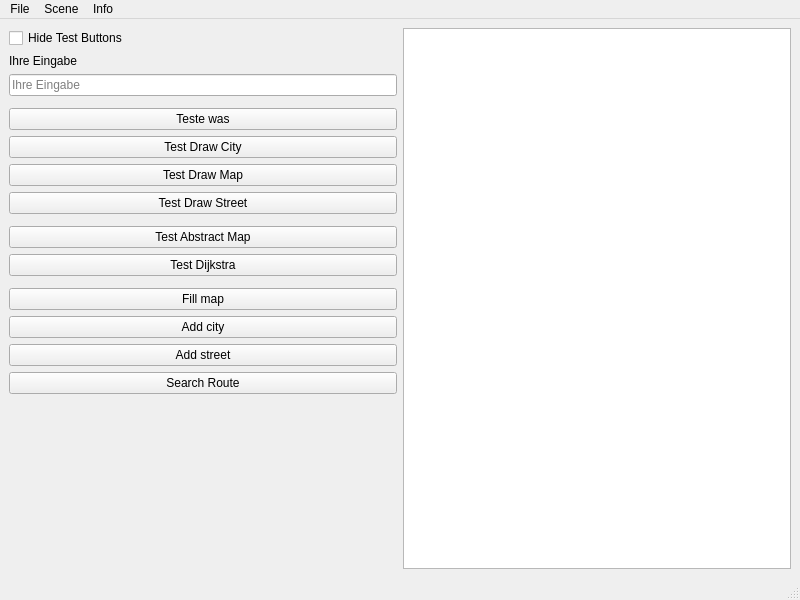
<?xml version="1.0" encoding="UTF-8"?>
<ui version="4.0">
 <class>MainWindow</class>
 <widget class="QMainWindow" name="MainWindow">
  <property name="geometry">
   <rect>
    <x>0</x>
    <y>0</y>
    <width>800</width>
    <height>600</height>
   </rect>
  </property>
  <property name="windowTitle">
   <string>MainWindow</string>
  </property>
  <widget class="QWidget" name="centralwidget">
   <layout class="QGridLayout" name="gridLayout" columnstretch="0,0">
    <item row="6" column="0">
     <widget class="QPushButton" name="pushButton_draw_map">
      <property name="text">
       <string>Test Draw Map</string>
      </property>
     </widget>
    </item>
    <item row="7" column="0">
     <widget class="QPushButton" name="pushButton_test_street">
      <property name="text">
       <string>Test Draw Street</string>
      </property>
     </widget>
    </item>
    <item row="9" column="0">
     <widget class="QPushButton" name="pushButton_test_abstract_map">
      <property name="text">
       <string>Test Abstract Map</string>
      </property>
     </widget>
    </item>
    <item row="4" column="0">
     <widget class="QPushButton" name="pushButton_test_was">
      <property name="enabled">
       <bool>true</bool>
      </property>
      <property name="focusPolicy">
       <enum>Qt::StrongFocus</enum>
      </property>
      <property name="toolTip">
       <string>Testen</string>
      </property>
      <property name="text">
       <string>Teste was</string>
      </property>
      <property name="default">
       <bool>false</bool>
      </property>
     </widget>
    </item>
    <item row="5" column="0">
     <widget class="QPushButton" name="pushButton_draw_city">
      <property name="text">
       <string>Test Draw City</string>
      </property>
     </widget>
    </item>
    <item row="14" column="0">
     <widget class="QPushButton" name="pushButton_add_street">
      <property name="text">
       <string>Add street</string>
      </property>
     </widget>
    </item>
    <item row="12" column="0">
     <widget class="QPushButton" name="pushButton_fill_map">
      <property name="text">
       <string>Fill map</string>
      </property>
     </widget>
    </item>
    <item row="0" column="1" rowspan="17">
     <widget class="QGraphicsView" name="graphicsView_teste_was"/>
    </item>
    <item row="0" column="0">
     <widget class="QCheckBox" name="checkBox_hide_tests">
      <property name="text">
       <string>Hide Test Buttons</string>
      </property>
      <property name="checked">
       <bool>false</bool>
      </property>
     </widget>
    </item>
    <item row="10" column="0">
     <widget class="QPushButton" name="pushButton_test_dijkstra">
      <property name="text">
       <string>Test Dijkstra</string>
      </property>
     </widget>
    </item>
    <item row="2" column="0">
     <widget class="QLineEdit" name="lineEdit_teste_was">
      <property name="text">
       <string/>
      </property>
      <property name="placeholderText">
       <string>Ihre Eingabe</string>
      </property>
      <property name="clearButtonEnabled">
       <bool>true</bool>
      </property>
     </widget>
    </item>
    <item row="15" column="0">
     <widget class="QPushButton" name="pushButton_search_route">
      <property name="text">
       <string>Search Route</string>
      </property>
     </widget>
    </item>
    <item row="1" column="0">
     <widget class="QLabel" name="label_eingabe">
      <property name="text">
       <string>Ihre Eingabe</string>
      </property>
     </widget>
    </item>
    <item row="16" column="0">
     <spacer name="verticalSpacer">
      <property name="orientation">
       <enum>Qt::Vertical</enum>
      </property>
      <property name="sizeHint" stdset="0">
       <size>
        <width>20</width>
        <height>454</height>
       </size>
      </property>
     </spacer>
    </item>
    <item row="13" column="0">
     <widget class="QPushButton" name="pushButton_stadt_hinzufuegen">
      <property name="text">
       <string>Add city</string>
      </property>
     </widget>
    </item>
   </layout>
  </widget>
  <widget class="QMenuBar" name="menubar">
   <property name="geometry">
    <rect>
     <x>0</x>
     <y>0</y>
     <width>800</width>
     <height>17</height>
    </rect>
   </property>
   <widget class="QMenu" name="menuFile">
    <property name="title">
     <string>File</string>
    </property>
    <addaction name="actionOpen"/>
    <addaction name="actionSave"/>
    <addaction name="separator"/>
    <addaction name="actionExit"/>
   </widget>
   <widget class="QMenu" name="menuScene">
    <property name="title">
     <string>Scene</string>
    </property>
    <addaction name="actionClear_Scene"/>
   </widget>
   <widget class="QMenu" name="menuInfo">
    <property name="title">
     <string>Info</string>
    </property>
    <addaction name="actionAbout"/>
   </widget>
   <addaction name="menuFile"/>
   <addaction name="menuScene"/>
   <addaction name="menuInfo"/>
  </widget>
  <widget class="QStatusBar" name="statusbar"/>
  <action name="actionOpen">
   <property name="enabled">
    <bool>false</bool>
   </property>
   <property name="text">
    <string>Open</string>
   </property>
  </action>
  <action name="actionSave">
   <property name="enabled">
    <bool>false</bool>
   </property>
   <property name="text">
    <string>Save</string>
   </property>
  </action>
  <action name="actionExit">
   <property name="text">
    <string>Exit</string>
   </property>
   <property name="shortcut">
    <string>Alt+E</string>
   </property>
  </action>
  <action name="actionAbout">
   <property name="text">
    <string>About</string>
   </property>
  </action>
  <action name="actionClear_Scene">
   <property name="text">
    <string>Clear Scene</string>
   </property>
   <property name="shortcut">
    <string>Alt+S</string>
   </property>
  </action>
 </widget>
 <resources/>
 <connections/>
</ui>
